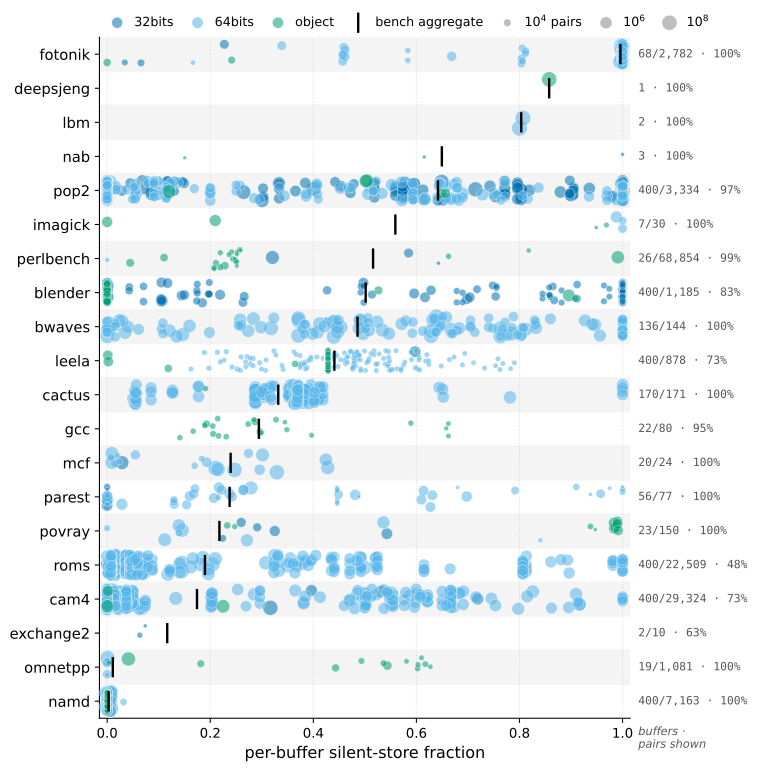

The script that saved this image:
#!/usr/bin/env python3
"""Silent-store rate per individual buffer, one strip per benchmark.

Each dot is one buffer — one (alloc_addr, generation) — placed at its
silent-store fraction, vertically jittered within its benchmark's row.
Dot area grows with the buffer's number of silent-eligible pairs (log
scale), colour is the buffer's alloc_type (same Wong palette as the old
per-alloc-type figure). A black tick marks the benchmark's
volume-weighted aggregate — the single number the per-(bench,
alloc_type) view reports — so the spread the aggregate hides is visible
directly.

Buffers below MIN_PAIRS silent-eligible pairs are dropped from the
strip (their rate is noise); the aggregate tick is computed over ALL
buffers, dropped ones included.
"""
from pathlib import Path

import matplotlib.pyplot as plt
import numpy as np
import pandas as pd

HERE = Path(__file__).resolve().parent
OUT  = HERE / "figure.svg"

MIN_PAIRS = 1000  # noise floor for individual dots (same threshold as Q21)
MAX_DOTS  = 400   # per bench, top by pairs — cam4 alone has 22k+ buffers

# Wong-palette colour per alloc_type — matches 09_silent_stores panels.
COLORS = {"32bits": "#0072B2", "64bits": "#56B4E9", "object": "#009E73"}

# Dot area: log-scaled between these pair counts.
SIZE_LO, SIZE_HI = 3.0, 9.0     # log10(pairs) range mapped to area
AREA_LO, AREA_HI = 8.0, 150.0


def dot_area(pairs: np.ndarray) -> np.ndarray:
    lp = np.log10(pairs.astype(float))
    return np.interp(lp, [SIZE_LO, SIZE_HI], [AREA_LO, AREA_HI])


def main() -> None:
    df = pd.read_csv(HERE / "result.csv")

    # Volume-weighted aggregate per bench over ALL buffers (matches Q09).
    agg = (df.groupby("bench")
             .apply(lambda g: g["silent"].sum() / g["pairs"].sum(),
                    include_groups=False)
             .rename("agg_frac"))

    # Top MAX_DOTS buffers per bench above the noise floor; a bench whose
    # every buffer is below MIN_PAIRS keeps all its buffers (a few noisy
    # dots beat an orphan aggregate tick).
    dots = (df.sort_values("pairs", ascending=False)
            .groupby("bench", group_keys=False)
            .apply(lambda g: (g[g["pairs"] >= MIN_PAIRS].head(MAX_DOTS)
                              if (g["pairs"] >= MIN_PAIRS).any() else g),
                   include_groups=True)
            .copy())
    kept = dots["pairs"].sum() / df["pairs"].sum()
    print(f"dots: {len(dots)}/{len(df)} buffers, "
          f"{kept:.1%} of all silent-eligible pairs")

    # Rows sorted by aggregate rate, highest on top.
    benches = agg.sort_values(ascending=False).index.tolist()
    row_of = {b: i for i, b in enumerate(benches)}

    rng = np.random.default_rng(0)
    dots["y"] = (dots["bench"].map(row_of).astype(float)
                 + rng.uniform(-0.30, 0.30, len(dots)))

    fig, ax = plt.subplots(figsize=(8.0, 0.33 * len(benches) + 1.6))

    # Alternate row shading so a row can be followed across the width.
    for i in range(0, len(benches), 2):
        ax.axhspan(i - 0.5, i + 0.5, color="#000000", alpha=0.045, zorder=0)

    for atype, color in COLORS.items():
        sub = dots[dots.alloc_type == atype]
        ax.scatter(sub["silent_frac"], sub["y"],
                   s=dot_area(sub["pairs"].to_numpy()),
                   color=color, alpha=0.55,
                   edgecolor="white", linewidth=0.4,
                   label=atype, zorder=3)

    # Benchmark aggregate tick (the old figure's single number per row).
    ax.scatter(agg.loc[benches].to_numpy(), np.arange(len(benches)),
               marker="|", s=230, color="#000000", linewidth=1.8,
               label="bench aggregate", zorder=4)

    # Right margin: plotted / total buffers and the share of the bench's
    # silent-eligible pairs the plotted dots carry (explicit truncation).
    counts   = dots.groupby("bench").size()
    totals   = df.groupby("bench").size()
    coverage = (dots.groupby("bench")["pairs"].sum()
                / df.groupby("bench")["pairs"].sum())
    for b in benches:
        n, t = counts.get(b, 0), totals.get(b, 0)
        cell = f"{n}/{t:,}" if n < t else f"{t:,}"
        cov  = coverage.get(b, 0)
        cov  = 0.0 if pd.isna(cov) else cov
        ax.text(1.015, row_of[b], f"{cell} · {cov:.0%}",
                ha="left", va="center", fontsize=8.5, color="#555",
                family="monospace",
                transform=ax.get_yaxis_transform())
    ax.text(1.015, -0.012, "buffers ·\npairs shown", ha="left", va="top",
            fontsize=8.5, color="#555", style="italic",
            transform=ax.transAxes)

    ax.set_yticks(np.arange(len(benches)))
    ax.set_yticklabels(benches, fontsize=11)
    ax.set_ylim(len(benches) - 0.5, -0.5)
    ax.set_xlim(-0.015, 1.015)
    ax.set_xlabel("per-buffer silent-store fraction", fontsize=12)
    ax.tick_params(axis="x", labelsize=10)
    ax.grid(axis="x", linestyle=":", alpha=0.4)
    ax.set_axisbelow(True)
    for spine in ("top", "right"):
        ax.spines[spine].set_visible(False)

    # Size key: representative pair counts, drawn as legend entries.
    size_key = [plt.scatter([], [], s=dot_area(np.array([10.0**e])),
                            color="#888", alpha=0.55, edgecolor="white",
                            linewidth=0.4)
                for e in (4, 6, 8)]
    handles, labels = ax.get_legend_handles_labels()
    handles += size_key
    labels  += [r"$10^4$ pairs", r"$10^6$", r"$10^8$"]
    ax.legend(handles, labels, loc="lower left", frameon=False,
              bbox_to_anchor=(0.0, 1.005), ncol=7, fontsize=9.5,
              columnspacing=0.9, handletextpad=0.35, borderaxespad=0.0)

    fig.tight_layout()
    fig.savefig(OUT, format="svg", bbox_inches="tight")
    print(f"wrote {OUT}")


if __name__ == "__main__":
    main()
